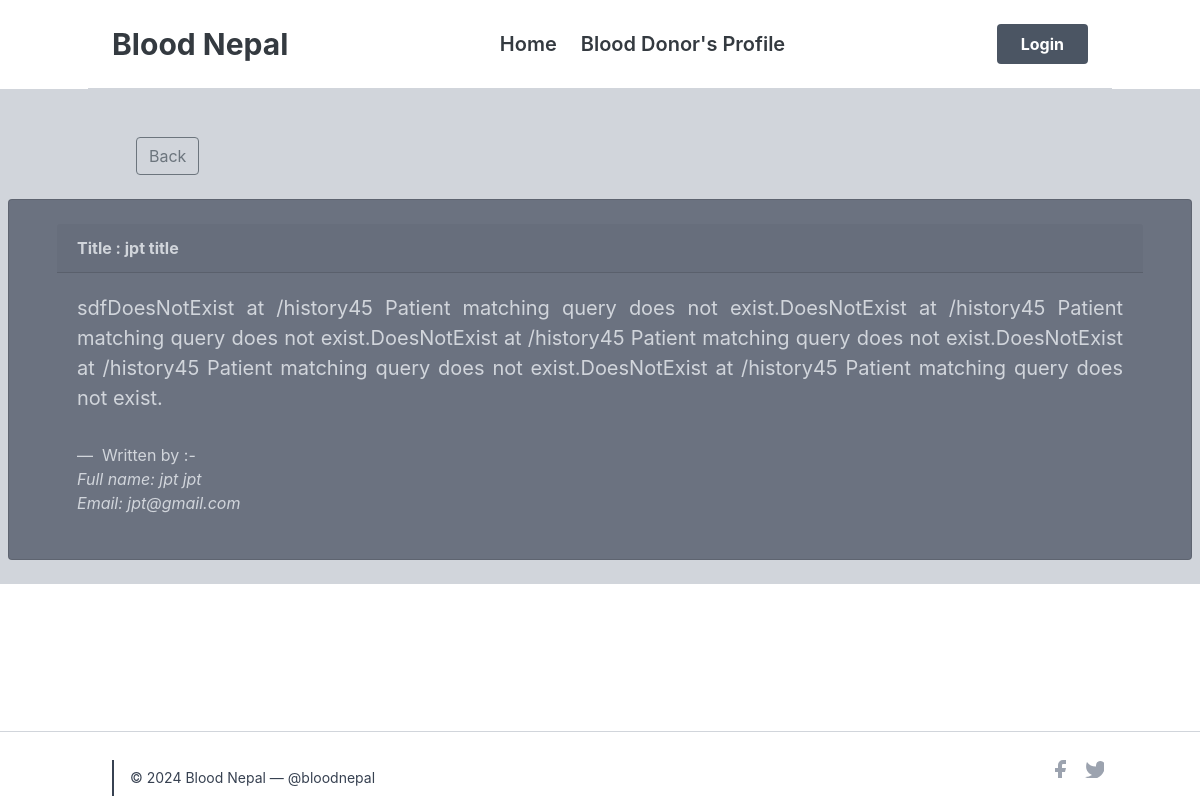
Screenshot of /blog/read_post/60 with the database file from the repository.
### blog/models.py (models this page shows, shortened)
class Blog(models.Model):
    user = models.ForeignKey(User, on_delete=models.CASCADE, null=True)
    signup = models.ForeignKey(SignUp, on_delete=models.CASCADE, null= True)
    title = models.CharField('title',max_length=30)
    created_at = models.DateTimeField(auto_now_add=True, null= True)
    content = models.TextField()
    list_display = ('user', 'title', 'author','date')

### profile_/models.py (models this page shows)
class SignUp(models.Model):
    user = models.OneToOneField(User, on_delete = models.CASCADE , unique=True)
    full_name = models.CharField(max_length = 120, null=False, blank=False )
    email = models.EmailField(unique=True, null=False, blank=False)
    phone = models.CharField(max_length=10,null=True)
    gender = models.CharField(max_length=6, choices= GenderChoices , default='Male')
    profile_photo = models.ImageField(upload_to = 'images/')
    location = models.CharField(max_length=40)
    blood_group = models.CharField(choices=Blood_Group_Choices,max_length=3)
    weight = models.IntegerField( null=True, blank=False)
    ready_to_donate = models.CharField(choices=R_CHOICES ,null=True, max_length=4)
    last_donation = models.DateField(null=True)
    def __str__(self):
        return self.full_name
    class Meta:
        unique_together = ('email','phone')

### blog/views.py (the view)
# urls.py: path("read_post/<int:id>", views.read_post, name="read_post"),
def read_post(request,id):
    username = request.user.username # Gets the username of user who is logged in from User table
    blog = Blog.objects.get(id=id)
    blog_post = Blog.objects.all()
    return render(request, "blog/read_post.html",{'blog':blog, 'username': username,'blog_post':blog_post})

### blog/templates/blog/read_post.html (shortened to what this page needs)
{% extends 'profile/base.html' %}
{% block body %}
<div class="flex items-center justify-center bg-gray-300 px-2 py-4">
  <section class="text-gray-600 body-font">
    <div class="container px-5 py-4 mx-auto">
      <a href="{% url 'blog' %}">
    <button class="btn btn-outline-secondary my-2 my-sm-0" type="submit"> Back </button>
      </a>
</div>
<div class="card text-justify text-gray-300 bg-gray-500 px-5 py-4 mx-auto">
  <div class="card-header">
    <strong> Title : {{blog.title}} </strong>
  </div>
  <div class="card-body ">
    <blockquote class="blockquote mb-0">
      <p>{{blog.content}} </p><br>
      <footer class="blockquote-footer text-gray-300"> Written by :-<br><cite title="Source Title">Full name: {{ blog.signup}}<br>
        Email: {{ blog.signup.email}}</cite></footer>
    </blockquote>
  </div>
</div>
</div>
{% endblock %}

### rows the page displays
Blog: title "jpt title", content "sdfDoesNotExist at /history45 Patient matching query does not exist.DoesNotExist at /history45 Patient matching query does not exist.DoesNotExist at /history45 Patient matching query does not exist.DoesNotExist at /history45 Patient matching query does not exist.DoesNotExist at /history45 Patient matching query does not exist.", signup "jpt jpt", signup.email "jpt@gmail.com"
